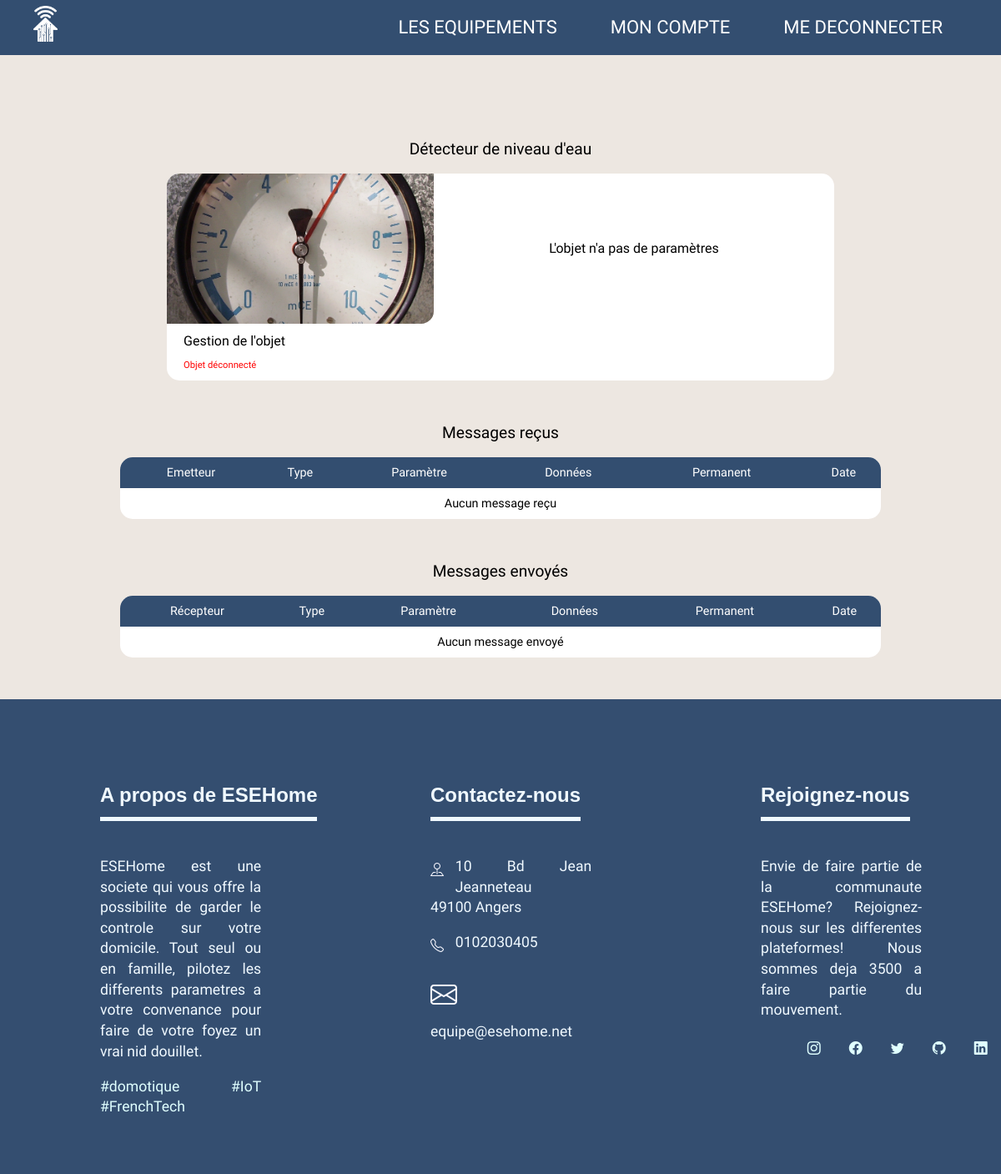
Before: /DEV_PHP_WEB/ficheobjet.php?id=14 (signed in) with the older database file.
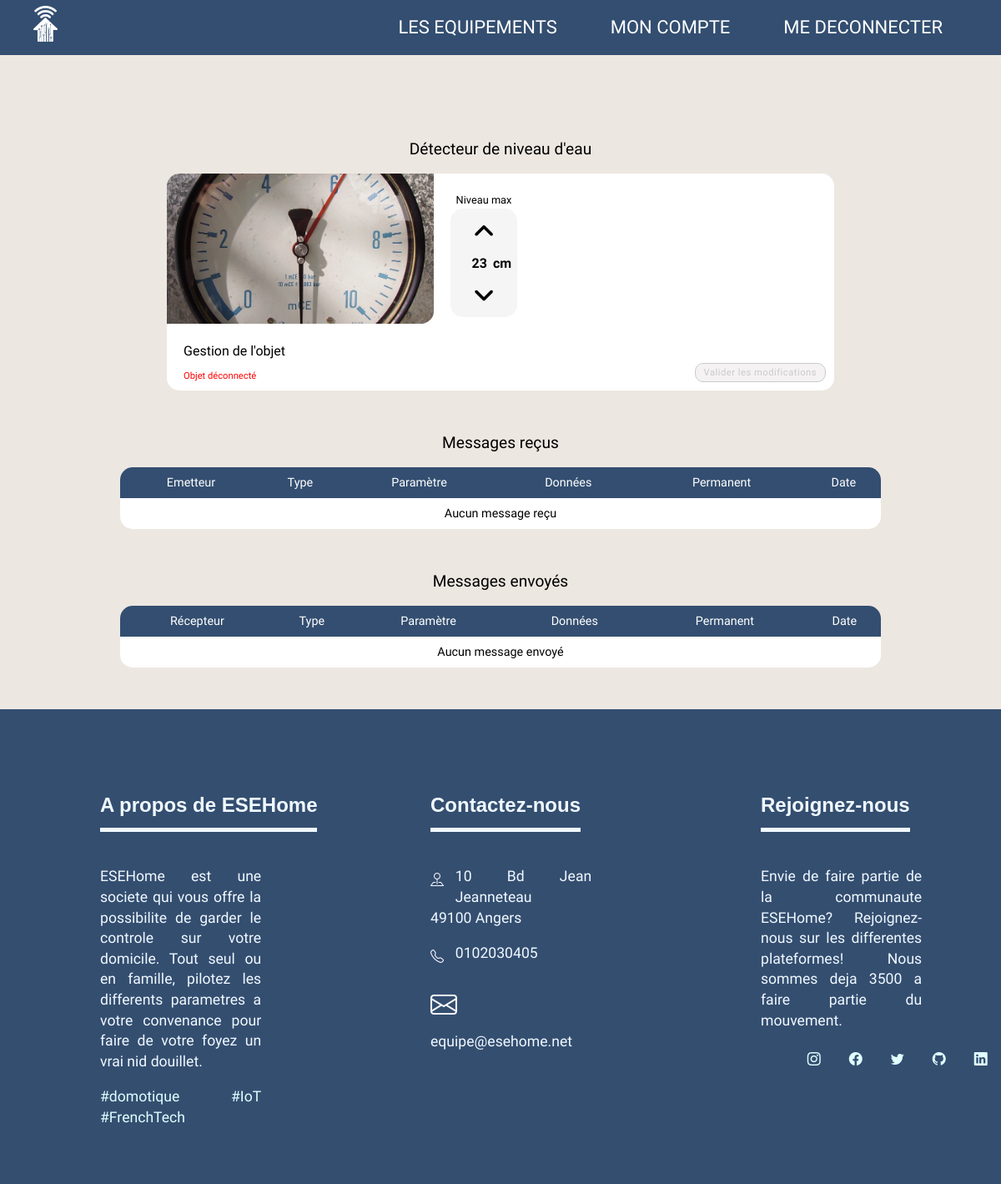
After: the same page with the newer database file.
### tables this page shows
CREATE TABLE IF NOT EXISTS `object` (
    `id` int(11) NOT NULL AUTO_INCREMENT,
    `physical_id` varchar(8) NOT NULL UNIQUE,
    `type_id` int(11) NOT NULL,
    `name` varchar(30) NOT NULL,
    `creation_date` timestamp NOT NULL DEFAULT CURRENT_TIMESTAMP,
    `state` bit NOT NULL,

    PRIMARY KEY (id),
    FOREIGN KEY (type_id) REFERENCES object_type(`id`)
);

CREATE TABLE IF NOT EXISTS `object_type` (
    `id` int(11) NOT NULL AUTO_INCREMENT,
    `name` varchar(100) NOT NULL,

    PRIMARY KEY (id)
);

CREATE TABLE IF NOT EXISTS `parameters` (
    `id` int(11) NOT NULL AUTO_INCREMENT,
    `param_type_id` int(11) NOT NULL,
    `object_id` int(11) NOT NULL,
    `name` varchar(30) NOT NULL,
    `value` varchar(30) NOT NULL,
    `unit` varchar(30),

    PRIMARY KEY (id),
    FOREIGN KEY (param_type_id) REFERENCES param_types(id),
    FOREIGN KEY (object_id) REFERENCES object(id)
);

### DEV_PHP_WEB/ficheobjet.php (the view, shortened to what this page needs)
<?php
  require 'inc/header.php';
  require 'inc/db.php';
	$object_id = $_GET['id'];
    $req = $pdo->prepare("SELECT OB.name, OB.state, OT.name type_name
        FROM object OB
        INNER JOIN object_type OT on OB.type_id = OT.id
        WHERE OB.id = ?");
    $req->execute([$object_id]);
    $object = $req->fetch(PDO::FETCH_OBJ);
    $req = $pdo->prepare("SELECT
                param.id,
                param.name,
                param.value,
                param.unit,
                param.param_type_id type_id,
                pt.hex_value type_hex,
                it.id interface_id
            FROM parameters param
            INNER JOIN param_types pt on param.param_type_id = pt.id
            INNER JOIN interface_type it on pt.interface_type_id = it.id
            WHERE param.object_id = ?
            ORDER BY it.id ASC");
    $req->execute([$object_id]);
    $parameters = $req->fetchAll(PDO::FETCH_ASSOC);
    function getParamInputName($param_type) {
        switch ($param_type) {
            case 1: return "param_threshold_";
        }
    }
    $base_sql = "SELECT ot.physical_id emitter_uid,
            ot.physical_id emitter_uid,
            ot.name emitter_name,
            ot.id emitter_id,
            ore.physical_id recipient_uid,
            ore.name recipient_name,
            ore.id recipient_id,
            mt.name msg_type_name,
            mt.hex_value msg_type_hex,
            p.name param_name,
            msg.data,
            msg.date,
            msg.history,
            msg.permanent
        FROM message msg
        INNER JOIN message_type mt ON mt.id = msg.type_message
        INNER JOIN object ore on msg.recipient = ore.id
        LEFT JOIN object ot on msg.transmitter = ot.id
        LEFT JOIN parameters p on msg.parameter_id = p.id";
    $req = $pdo->prepare($base_sql." WHERE msg.recipient = ? ORDER BY history ASC, date DESC");
    $req->execute([$object_id]);
    $received_messages = $req->fetchAll(PDO::FETCH_ASSOC);
    $req = $pdo->prepare($base_sql." WHERE msg.transmitter = ? ORDER BY history ASC, date DESC");
    $req->execute([$object_id]);
    $transmitted_messages = $req->fetchAll(PDO::FETCH_ASSOC);
?>
<link rel="stylesheet" href="css/objet.css">
<link rel="stylesheet" href="css/ficheobjet.css">
<link rel="stylesheet" href="css/colors.css">
 <div class="object-sections">
    <h2 class="section-title"><?= $object->name ?></h2>
	<form method="post" class="object-card">
		<div class="object-actions">
			<img class="object-img" src="img/<?= $object->type_name ?>.jpg">
            <div class="actions <?= empty($parameters) ? "center" : "" ?>">
                <?php
                if (empty($parameters)):
                ?>
                <p>L'objet n'a pas de paramètres</p>
                <?php
                else:
                    $double_row_container = false;
                    foreach ($parameters as $param):
                        ?>
                <?php if(!$double_row_container): ?>
                <div class="action-card-container <?= $param['interface_id'] == 2 ? "two-actions-card" : "" ?>">
                    <?php if($param['interface_id'] != 2): ?><span class="card-title"><?= $param['name'] ?></span><?php endif; ?>
                <?php endif; ?>
                    <?php switch ($param['interface_id']):
                        case (1): ?>
					<div class="level-card action-card">
						<i class="fa-solid fa-angle-up up-down-arrow" id="upValue"></i>
						<div>
                            <input class="value value-input" id="value" type="text" min="10" max="30" value="<?= $param['value'] ?>" name="<?= getParamInputName($param['interface_id']).$param['id'] ?>">
						    <span class="value"><?= $param['unit'] ?></span>
                        </div>
						<i class="fa-solid fa-angle-down up-down-arrow" id="downValue"></i>
					</div>
                    <?php break;
                        $double_row_container = !$double_row_container;?>
                    <?php break;
                    endswitch; ?>
                    <?php if(!$double_row_container): ?>
                    </div>
                    <?php endif; ?>
                <?php endforeach;
                endif; ?>
			</div>
		</div>
		<div class="object-status-container">
			<p>Gestion de l'objet</p>
            <?php if ($object->state ) : ?>
                <p class="object-status connected">Objet connecté</p>
            <?php else: ?>
                <p class="object-status disconnected">Objet déconnecté</p>
            <?php endif; ?>
		</div>
        <?php if (!empty($parameters)): ?>
		<input type="submit" value="Valider les modifications" name="update_params">
        <?php endif; ?>
	</form>
	<h2 class="section-title">Messages reçus</h2>
	<div class="object-card table object-received-msg">
		<table class="table">
            <tr class="table-first-collum">
                <th>Emetteur</th>
                <th>Type</th>
                <th>Paramètre</th>
                <th>Données</th>
                <th>Permanent</th>
                <th>Date</th>
            </tr>
            <?php
            if (empty($received_messages)) :
            ?>
                <tr class="table-collums" >
                    <td colspan="6"> Aucun message reçu</td>
                </tr>
            <?php
            endif;
            ?>
		</table>
	</div>
	<h2 class="section-title">Messages envoyés</h2>
	<div class="object-card table object-sent-msg">
	<table class="table">
			<tr class="table-first-collum">
				<th>Récepteur</th>
                <th>Type</th>
                <th>Paramètre</th>
				<th>Données</th>
				<th>Permanent</th>
				<th>Date</th>
			</tr>
            <?php
            if (empty($transmitted_messages)) :
            ?>
                <tr class="table-collums" >
                    <td colspan="6"> Aucun message envoyé</td>
                </tr>
            <?php
            endif;
            ?>
		</table>
	</div>
</div>
<?php require 'inc/footer.php';?>

### DEV_PHP_WEB/inc/head.php (shortened to what this page needs)
<!DOCTYPE html>
<html lang="fr">
<head>
	<link rel="stylesheet" href="https://cdn.jsdelivr.net/npm/bootstrap-icons@1.6.1/font/bootstrap-icons.css">
	<link rel="stylesheet" type="text/css" href="css/styles.css">
	<link rel="stylesheet" type="text/css" href="css/header.css">
	<link rel="stylesheet" type="text/css" href="css/ban.css">
	<link rel="stylesheet" type="text/css" href="css/compte.css">
	<link rel="stylesheet" href="css/respadmin.css"/>
	<link rel="stylesheet" href="css/inscription.css"/>
	<link rel="stylesheet" href="css/admin.css"/>
	<link rel="stylesheet" type="text/css" href="css/mesobjets.css">
</head>

### DEV_PHP_WEB/inc/header.php (shortened to what this page needs)
<?php require 'head.php'; ?>
<body>
	<div class="site-container">
		<header class="header">
			<?php
			if (isset($_SESSION['auth']) && $_SESSION['loggedin'] == true)  {?>
    		    <a class="header_logo" href="mesobjets.php"><img src="img/Logo_ESEHome.PNG"></a>
				<nav class="menu">
					<a class="header_active" href="equipements.php">Les equipements</a>
					<a class="header_active" href="moncompte.php">Mon compte</a>
					<a class="header_active" href="deconnexion.php">Me deconnecter</a>
				</nav>
			<?php } ?>
		</header>
		<div class="site-pusher">
			<div class="site-content">

### DEV_PHP_WEB/inc/footer.php (shortened to what this page needs)
	</div>
</div>
<footer>
	<div class="footer_element" id="about">
		<h2>A propos de ESEHome</h2>
		<p>ESEHome est une societe qui vous offre la possibilite de garder le controle sur votre domicile. Tout seul ou en famille, pilotez les differents parametres a votre convenance pour faire de votre foyez un vrai nid douillet.<br></p>
		<p class="grey">#domotique #IoT #FrenchTech</p>
	</div>
	<div class="footer_element" id="coordonnees">
		<h2>Contactez-nous</h2>
		<div id="box">
			<div class="box2">
				<i class="bi bi-pin-map"></i>
				<p>10 Bd Jean Jeanneteau<br><span>49100 Angers</span></p>
			</div>
			<div class="box2" id="tel">
				<i class="bi bi-telephone"></i>
				<p>0102030405</p>
			</div>
			<div class="box2">
				<i class="bi bi-envelope fa-2x"></i>
				<p>equipe@esehome.net</p>
			</div>
		</div>
	</div>
	<div class="footer_element" id="join">
		<h2>Rejoignez-nous</h2>
		<p>Envie de faire partie de la communaute ESEHome? Rejoignez-nous sur les differentes plateformes! Nous sommes deja 3500 a faire partie du mouvement.<br></p>
		<ul>
			<li><a href=""><i class="bi bi2 bi-instagram grey" ></i></a></li>
			<li><a href=""><i class="bi bi2 bi-facebook grey" ></i></a></li>
			<li><a href=""><i class="bi bi2 bi-twitter grey" ></i></a></li>
			<li><a href=""><i class="bi bi2 bi-github grey" ></i></a></li>
			<li><a href=""><i class="bi bi2 bi-linkedin grey" ></i></a></li>
		</ul>
	</div>
</footer>
</body>
</html>

### DEV_PHP_WEB/css/styles.css (style rules this page uses)
* { font-family: "Exo"; font-weight: 300; }
footer { padding: 50px 0; color: #f0f9ff; background-color: #344e70; display: flex; flex-wrap: nowrap; flex-direction: row; text-align: justify; }
.footer_element { width: 33%; padding-left: 10%; }
footer h2 { margin-bottom: 1em; font-weight: bold; font-size: 1.5rem; margin-top: 3rem; border-bottom: 5px solid; display: inline-block; padding-bottom: 10px; font-family: sans-serif; }
.footer_element p { width: 70%; font-size: 1.1em; }
.footer_element ul { display: flex; flex-wrap: nowrap; flex-direction: row; text-decoration: none; list-style: none; }
.bi { color: rgb(248, 248, 255); padding-right: 5%; font-size: 1em; float: left; text-align: center; }
.bi2 { color: rgb(248, 248, 255); font-size: 1em; width: 50px; height: 50px; float: left; text-align: center; }
.bi::before { line-height: 2; }
.grey { color: rgb(224, 255, 255); }

### DEV_PHP_WEB/css/header.css (style rules this page uses)
html, body { font-family: Roboto; font-size: 16px; line-height: 1.4; height: 100%; margin: 0 0 0 0; padding: 0; }
a { text-decoration: none; color: inherit; }
.site-content { padding-top: 66px; }
.header { position: fixed; left: 0; right: 0; height: 66px; line-height: 66px; color: #fff; background-color: #334e70; z-index: 1000; }
.header_logo img { padding-top: 7px; padding-left: 40px; max-height: 50px; max-width: auto; }
.menu { float: right; padding-right: 40px; }
.menu a { padding: 0 30px 0; margin: 0 0 0 0; font-size: 22px; text-transform: uppercase; }

### DEV_PHP_WEB/css/compte.css (style rules this page uses)
* { box-sizing: border-box; }

### DEV_PHP_WEB/css/inscription.css (style rules this page uses)
* { box-sizing: border-box; }

### DEV_PHP_WEB/css/admin.css (style rules this page uses)
* { box-sizing: border-box; }
.site-content { background-color: #EDE7E1; }

### DEV_PHP_WEB/css/mesobjets.css (style rules this page uses)
* { box-sizing: border-box; font-family: "Exo"; font-weight: 300; }

### DEV_PHP_WEB/css/objet.css (style rules this page uses)
* { box-sizing: border-box; }
body { font-family: "Work Sans", sans-serif; font-size: 16px; line-height: 1.4; background-color: #eee7e0; }
.object-sections { padding: 50px 30px; background: rgb(237, 231, 225); }
.section-title { font-size: 1.2rem; color: var(--text-color); margin-bottom: 15px; margin-top: 50px; text-align: center; }
.object-card { height: fit-content; width: 800px; background: white; margin: 0 auto; border-radius: 15px; position: relative; overflow: hidden; }
.object-card.table { width: 80%; }
.object-actions { display: grid; grid-template-columns: 40% 60%; }
.object-img { border-bottom-right-radius: 15px; width: 100%; min-width: 300px; max-width: 400px; height: 180px; object-fit: cover; }
.actions { height: 100%; width: 100%; padding: 10px; display: flex; flex-wrap: wrap; }
.action-card-container { margin: 10px; text-align: center; }
.card-title { margin-top: 10px; font-size: 0.8rem; }
.action-card { background: rgb(245, 245, 245); border-radius: 15px; width: 80px; height: 130px; display: flex; flex-direction: column; align-items: center; justify-content: space-evenly; }
.up-down-arrow { font-size: 1.8rem; transition: 0.1s all; }
.value { font-weight: 900; }
.value-input { border: 1px solid transparent; background: transparent; width: 40px; text-align: right; font-size: 1rem; }
.object-status-container p { margin: 10px 20px; font-weight: 400; }
.object-status { font-size: 0.7rem; }
.object-status.disconnected { color: red; }
input[type="submit"] { position: absolute; right: 10px; bottom: 10px; padding: 4px 10px; border-radius: 10px; border: 1px solid var(--disable-button-color); background: rgb(244, 242, 242); color: var(--disable-button-color); cursor: pointer; font-size: 0.7rem; letter-spacing: 0.5px; transition: 0.3s all; }
.table { width: 100%; text-align: center; border-collapse: collapse; line-height: 35px; font-size: 0.9rem; }
.table th { border: none; }
.table-first-collum { background: var(--primary-color); color: white; }
.actions.center { justify-content: center; align-items: center; }

### DEV_PHP_WEB/css/ficheobjet.css (style rules this page uses)
body { font-family: Roboto; }

### DEV_PHP_WEB/css/colors.css (style rules this page uses)
:root { --primary-color: #334e70; --onPrimary-color: rgb(242, 249, 254); --disable-button-color: #cbcbcb; --text-color: black; }

Changed rows visible on the page:
added parameters: name "Niveau max", value "23", unit "cm"
Other visible differences:
form field update_params: (not shown) → "Valider les modifications"
text no longer shown: "L'objet n'a pas de paramètres"
